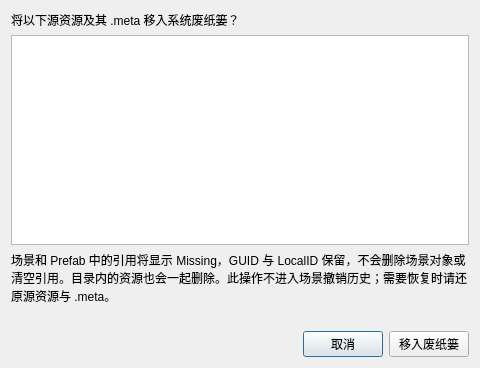
<?xml version="1.0" encoding="UTF-8"?>
<ui version="4.0">
 <class>DeleteAssetsDialogForm</class>
 <widget class="QDialog" name="DeleteAssetsDialogForm">
  <property name="windowTitle"><string>删除资源</string></property>
  <property name="minimumSize"><size><width>480</width><height>280</height></size></property>
  <layout class="QVBoxLayout" name="verticalLayout">
   <item><widget class="QLabel" name="titleLabel"><property name="text"><string>将以下源资源及其 .meta 移入系统废纸篓？</string></property><property name="wordWrap"><bool>true</bool></property></widget></item>
   <item><widget class="QPlainTextEdit" name="pathsEdit"><property name="readOnly"><bool>true</bool></property><property name="minimumSize"><size><width>0</width><height>90</height></size></property></widget></item>
   <item><widget class="QLabel" name="referenceWarningLabel"><property name="text"><string>场景和 Prefab 中的引用将显示 Missing，GUID 与 LocalID 保留，不会删除场景对象或清空引用。目录内的资源也会一起删除。此操作不进入场景撤销历史；需要恢复时请还原源资源与 .meta。</string></property><property name="wordWrap"><bool>true</bool></property></widget></item>
   <item><widget class="QLabel" name="errorLabel"><property name="text"><string/></property><property name="wordWrap"><bool>true</bool></property><property name="textInteractionFlags"><set>Qt::TextSelectableByMouse</set></property></widget></item>
   <item><layout class="QHBoxLayout" name="buttonsLayout">
    <item><spacer name="buttonSpacer"><property name="orientation"><enum>Qt::Horizontal</enum></property><property name="sizeHint" stdset="0"><size><width>40</width><height>20</height></size></property></spacer></item>
    <item><widget class="QPushButton" name="cancelButton"><property name="text"><string>取消</string></property><property name="default"><bool>true</bool></property></widget></item>
    <item><widget class="QPushButton" name="deleteButton"><property name="text"><string>移入废纸篓</string></property><property name="autoDefault"><bool>false</bool></property></widget></item>
   </layout></item>
  </layout>
 </widget>
 <resources/><connections/>
</ui>
